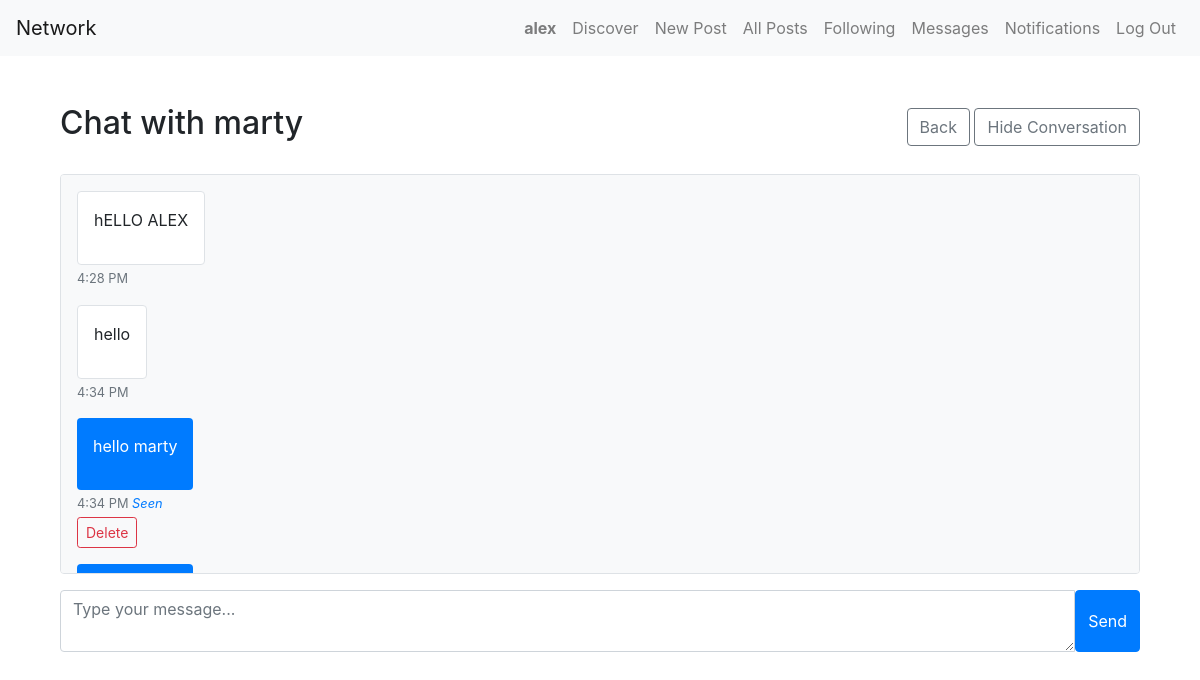
Page /messages/marty/ (signed in) on the committed database.
### network/models.py (models this page shows, shortened)
class User(AbstractUser):
    profile_picture = models.ImageField(upload_to='profile_pics/', null=True, blank=True)
    bio = models.TextField(max_length=500, blank=True)
    hidden_conversations = models.ManyToManyField('self', symmetrical=False, blank=True, related_name='hidden_by')  # this line

class Message(models.Model):
    sender = models.ForeignKey(User, on_delete=models.CASCADE, related_name='sent_messages')
    recipient = models.ForeignKey(User, on_delete=models.CASCADE, related_name='received_messages')
    content = models.TextField()
    timestamp = models.DateTimeField(auto_now_add=True)
    is_read = models.BooleanField(default=False)
    class Meta:
        ordering = ['-timestamp']

### network/views.py (the view, shortened to what this page needs)
# urls.py: path("messages/<str:username>/", views.conversation, name="conversation"),
@login_required
def conversation(request, username):
    other_user = get_object_or_404(User, username=username)
    if request.user == other_user:
        return HttpResponseRedirect(reverse('messages_inbox'))
    messages = Message.objects.filter(
        Q(sender=request.user, recipient=other_user) |
        Q(sender=other_user, recipient=request.user)
    ).order_by('timestamp')
    Message.objects.filter(sender=other_user, recipient=request.user, is_read=False).update(is_read=True)
    return render(request, "network/messages/conversation.html", {
        'other_user': other_user,
        'messages': messages
    })

### network/context_processors.py (called while the page is built)
def unread_counts(request):
    if request.user.is_authenticated:
        unread_messages = request.user.received_messages.filter(is_read=False).count()
        unread_notifications = request.user.notifications.filter(
            is_read=False
        ).exclude(
            verb__icontains="message"  # Exclude any notification about messages
        ).count()
        return {
            'unread_messages_count': unread_messages,
            'unread_notifications_count': unread_notifications,
        }
    return {}

### network/templates/network/messages/conversation.html (shortened to what this page needs)
{% extends "network/layout.html" %}
{% block body %}
    <div class="container mt-5">
        <div class="d-flex justify-content-between align-items-center mb-4">
            <h2>Chat with {{ other_user.username }}</h2>
            <div>
                <a href="{% url 'messages_inbox' %}" class="btn btn-outline-secondary me-2">Back</a>
                <button class="btn btn-outline-secondary delete-conversation" data-other="{{ other_user.username }}">
                    Hide Conversation
                </button>
            </div>
        </div>
        <div class="chat-box border rounded p-3 mb-3 bg-light" style="height: 400px; overflow-y: auto;">
            {% for msg in messages %}
                <div class="mb-3 message-item {% if msg.sender == user %}text-end{% else %}text-start{% endif %}" data-message-id="{{ msg.id }}">
                    <div class="d-inline-block p-3 rounded {% if msg.sender == user %}bg-primary text-white{% else %}bg-white border{% endif %}" style="max-width: 70%;">
                        {{ msg.content|linebreaks }}
                    </div>
                    <small class="text-muted d-block mt-1">
                        {{ msg.timestamp|date:"g:i A" }}
                        {% if msg.sender == user and msg.is_read %}
                            <em class="text-primary ms-2">Seen</em>
                        {% endif %}
                    </small>
                    {% if msg.sender == user %}
                        <button class="btn btn-sm btn-outline-danger delete-message mt-1" data-message-id="{{ msg.id }}">
                            Delete
                        </button>
                    {% endif %}
                </div>
            {% endfor %}
        </div>
        <form method="post">
            <div class="input-group">
                <textarea name="content" class="form-control" rows="2" placeholder="Type your message..." required></textarea>
                <button type="submit" class="btn btn-primary">Send</button>
            </div>
        </form>
    </div>
{% endblock %}

### network/templates/network/layout.html (shortened to what this page needs)
{% load static %}
<!DOCTYPE html>
<html lang="en">
<head>
    <link rel="stylesheet" href="https://stackpath.bootstrapcdn.com/bootstrap/4.4.1/css/bootstrap.min.css">
    <link href="{% static 'network/styles.css' %}" rel="stylesheet">
    <link rel="stylesheet" href="https://cdnjs.cloudflare.com/ajax/libs/font-awesome/6.5.0/css/all.min.css">
    <link rel="stylesheet" href="https://cdnjs.cloudflare.com/ajax/libs/font-awesome/6.5.0/css/all.min.css" />
</head>
<body>
    <nav class="navbar navbar-expand-lg navbar-light bg-light">
        <a class="navbar-brand" href="{% url 'index' %}">Network</a>
        <div class="collapse navbar-collapse" id="navbarNav">
            <ul class="navbar-nav ml-auto">
                {% if user.is_authenticated %}
                    <li class="nav-item">
                        <a class="nav-link" href="{% url 'profile' user.username %}">
                            <strong>{{ user.username }}</strong>
                        </a>
                    </li>
                    <li class="nav-item">
                        <a class="nav-link" href="{% url 'discover_users' %}">Discover</a>
                    </li>
                    <li class="nav-item">
                         <a class="nav-link" href="{% url 'new_post' %}">New Post</a>
                    </li>
                    <li class="nav-item">
                        <a class="nav-link" href="{% url 'all_posts' %}">All Posts</a>
                    </li>
                    <li class="nav-item">
                        <a class="nav-link" href="{% url 'following' %}">Following</a>
                    </li>
                    <li class="nav-item position-relative">
                        <a class="nav-link" href="{% url 'messages_inbox' %}">
                            Messages
                        </a>
                    </li>
                    <li class="nav-item position-relative">
                        <a class="nav-link" href="{% url 'notifications' %}">
                            Notifications
                        </a>
                    </li>
                    <li class="nav-item">
                        <a class="nav-link" href="{% url 'logout' %}">Log Out</a>
                    </li>
                {% endif %}
            </ul>
        </div>
    </nav>
    <main class="container my-4">
        {% block body %}
        {% endblock %}
    </main>
</body>
</html>

### rows in the picture
User: username "alex"
User: username "marty"
Message: content "hELLO ALEX", timestamp "4:28 PM"
Message: content "hello", timestamp "4:34 PM"
Message: content "hello marty", timestamp "4:34 PM", is_read "Seen"
